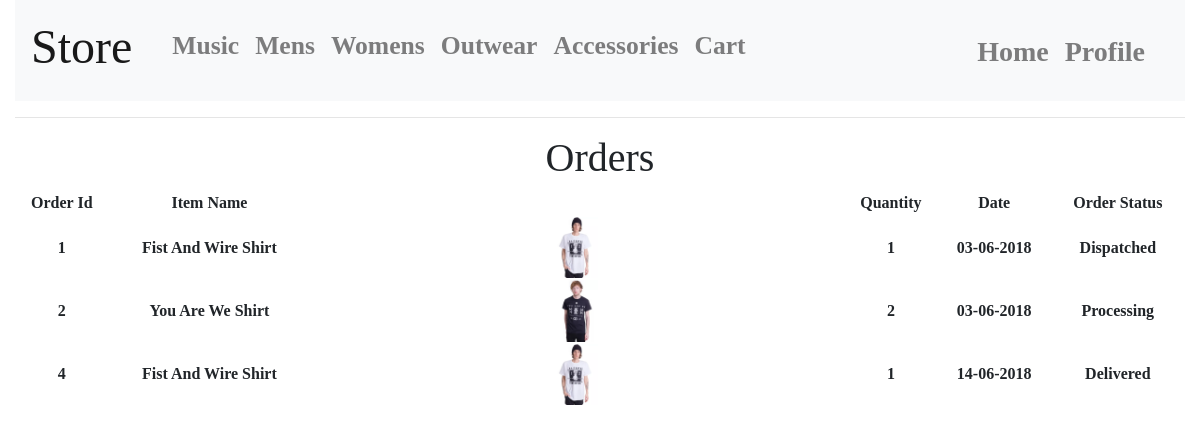
Before: /store/orders (signed in) with the older database file.
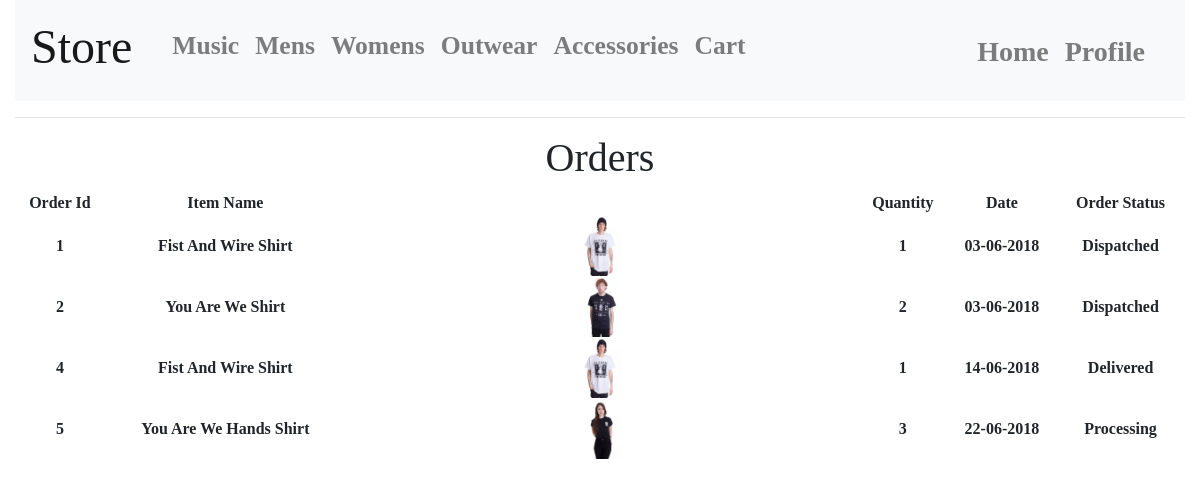
After: the same page with the newer database file.
### app/models.py (models this page shows, shortened)
class User(UserMixin, db.Model):
    id = db.Column(db.Integer, primary_key=True)
    username = db.Column(db.String(64), index=True, unique=True)
    email = db.Column(db.String(120), index=True, unique=True)
    password_hash = db.Column(db.String(128))
    name = db.Column(db.String(40), index=True)
    address1 = db.Column(db.String(40), index=True)
    address2 = db.Column(db.String(40), index=True)
    towncity = db.Column(db.String(40), index=True)
    postcode = db.Column(db.String(40), index=True)
    accesslevel = db.Column(db.Integer, index=True)
    card = db.Column(db.String)

class orders(db.Model):
    order_id = db.Column(db.Integer, primary_key=True)
    userid = db.Column(db.Integer)
    item_id = db.Column(db.Integer)
    item_quant = db.Column(db.Integer)
    order_status = db.Column(db.String(40))
    date = db.Column(db.String)
    price = db.Column(db.Integer)
    card = db.Column(db.String)

class Store(db.Model):
    id = db.Column(db.Integer, primary_key=True)
    name = db.Column(db.String(40))
    image = db.Column(db.String(40))
    cat = db.Column(db.String(40))
    price = db.Column(db.Float)
    sale = db.Column(db.Integer)
    back_image=db.Column(db.String)

### app/routes.py (the view)
@app.route("/store/orders")
@login_required
def the_orders():
    return render_template("user/orders.html", title="Store-", store=Store.query.all(), orders=orders.query.all(), user=User.query.all())

### app/models.py (called while the page is built)
@login.user_loader
def load_user(the_id):
    return User.query.get(int(the_id))

### app/templates/user/orders.html (shortened to what this page needs)
{% extends "store/layout_store.html" %}
{% block body %}
<div class="text-center" style="font-family: Rockwell">
<h1>Orders</h1>
{% for user in user %}
    {% if user.id == current_user.id %}
        <table id="tblProduct", width="100%">
        <tr>
            <th>Order Id</th>
            <th>Item Name</th>
            <th> </th>
            <th>Quantity</th>
            <th>Date</th>
            <th>Order Status</th>
        </tr>
        {% for j in orders %}
            {% if j.userid == current_user.id %}
                {% for k in store %}
                    {% if k.id == j.item_id %}
                        <tr>
                            <th>{{ j.order_id }}</th>
                            <th>{{ k.name }}</th>
                            <th> <img src="{{ url_for("static", filename=k.image) }}" style="width: 8%"> </th>
                            <th>{{ j.item_quant }}</th>
                            <th>{{ j.date }}</th>
                            <th>{{ j.order_status }}</th>
                        </tr>
                        {% endif %}
                    {% endfor %}
                {% endif %}
        {% endfor %}
    {% endif %}
{% endfor %}
    </table>
</div>
{% endblock %}

Changed rows visible on the page:
changed orders id 2: order_status "Processing" → "Dispatched"
added orders: order_id "5", item_quant "3", date "22-06-2018", order_status "Processing"
now on this page (row edited): Store: name "You Are We Hands Shirt", image (picture)
